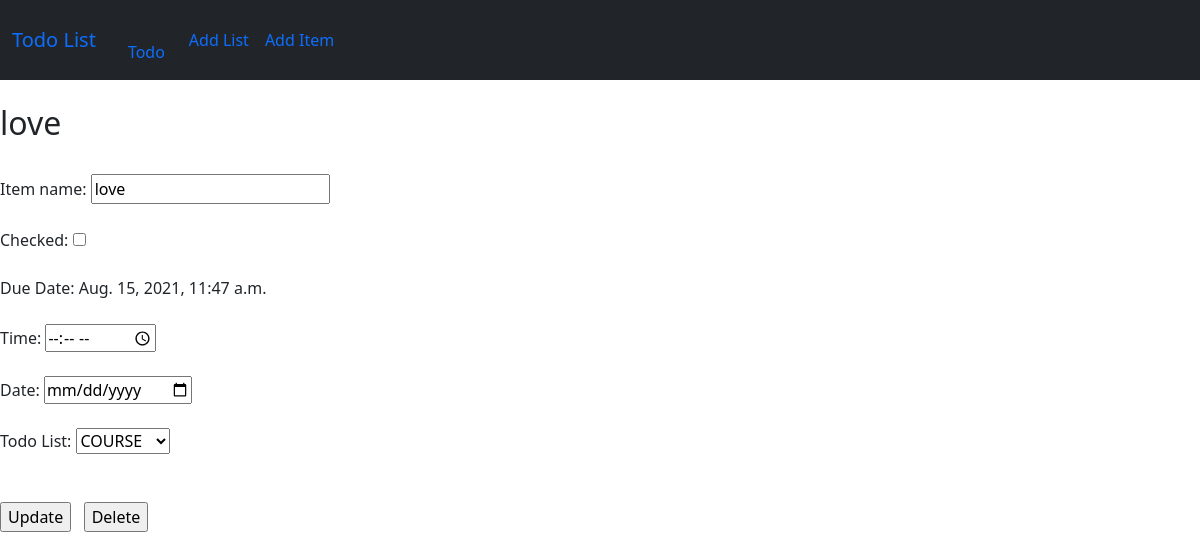
/todo/20/96/, run on the app's committed database.
### todo/models.py (models this page shows, shortened)
class TodoItem(models.Model):
    now=datetime.datetime.now()
    title = models.CharField(max_length=100)
    checked = models.BooleanField(default=False)
    due_date= models.DateTimeField(default=now)
    todo_list = models.ForeignKey(to=TodoList, on_delete=models.CASCADE)
    class Meta:
        constraints = [
            models.UniqueConstraint(fields=['title', 'todo_list'], name='name of constraint')
        ]

### todo/views.py (the view, shortened to what this page needs)
# urls.py: path('<int:list_id>/<int:item_id>/',item,name='item_details'),
def item(request,list_id,item_id):
    if request.method == "GET":
        try:
            todolist = TodoList.objects.get(id=list_id)
        except:
            raise Http404("This List Does not exist")
        try:
            todoitem=TodoItem.objects.get(id=item_id)
        except:
            raise Http404("This Item Does not exist")
        lists = TodoList.objects.all()
        context = {
        'todolist': todolist,
        'todoitem': todoitem,
        'todolists':lists,
        }
        return render(request, 'todo/item.html',context)

### todo/models.py (called while the page is built)
    def __str__(self):
        return f"{self.list_name}"

### todo/templates/todo/item.html (shortened to what this page needs)
{% extends 'base.html' %}
{% block content %}
    <h2>{{todoitem.title}}</h2>
    <form action="{% url 'todo:item_details' todolist.id todoitem.id %}" method="POST">
        <fieldset>
            <br>
            Item name: <input type="text" name="item" id="item" value={{todoitem.title}}>
            <br><br>
            {% if todoitem.checked == True %}
            Checked: <input type="checkbox" name="check" id="check" value=True checked><br><br>
            {% else %}
            Checked: <input type="checkbox" name="check" id="check" value=True><br><br>
            {% endif %}
            Due Date:&nbsp{{todoitem.due_date}}<br><br>
            Time:&nbsp<input type="time" name="time" id="time"><br><br>
            Date:&nbsp<input type="date" name="date" id="date"><br><br>
            Todo List: <select name="todolist" id="todolist">
                {% for todo_list in todolists %}
                    {% if todo_list.id == todolist.id %}
                    <option value={{todo_list.id}} selected>{{todo_list}}</option>
                    {% else %}
                    <option value={{todo_list.id}}>{{todo_list}}</option>
                    {% endif %}
                {% endfor %}
            </select>
            <br><br><br>
            <input type="submit" name="update" value="Update">
            <input type="submit" name="delete" value="Delete">
        </fieldset>
    </form>
{% endblock %}

### data on the page
TodoItem: title "love", item "love", due_date "Aug. 15, 2021, 11:47 a.m."

### other printed values
form field todolist "COURSE"
